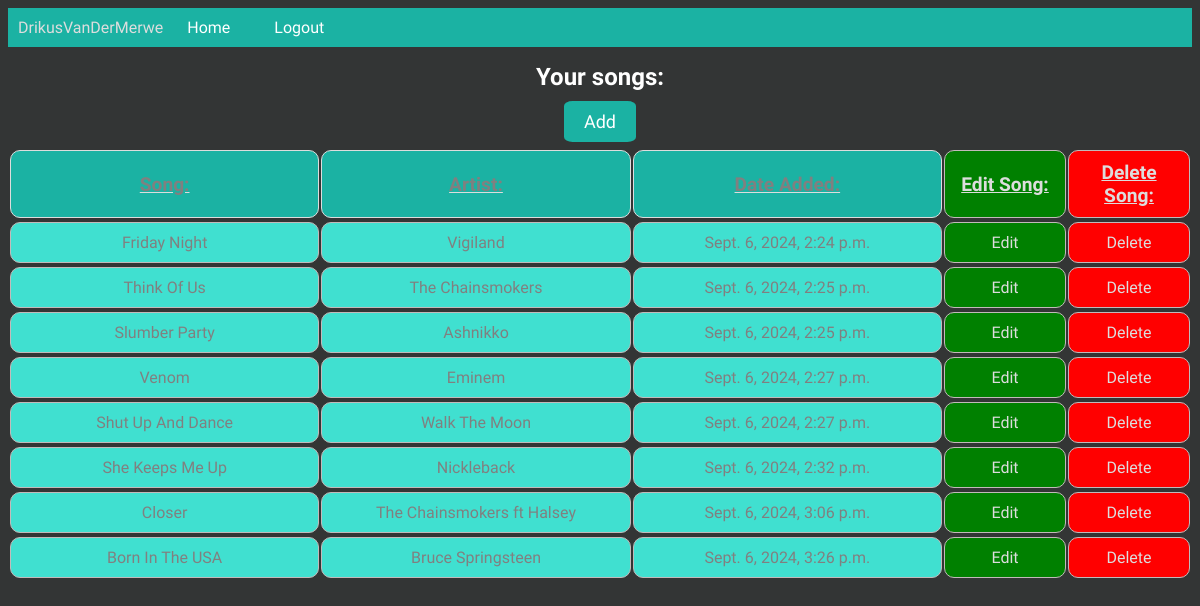
Page /songs/songs/ (signed in) on the committed database.
### songs/models.py (models this page shows, shortened)
class Song(models.Model):
    user = models.ForeignKey(User, on_delete=models.CASCADE)
    title = models.CharField(max_length=100)
    artist = models.CharField(max_length=100)
    date_added = models.DateTimeField(default=timezone.now, editable=False)

### songs/views.py (the view)
# urls.py: path('songs/', views.song_list, name='song_list'),
@login_required
def song_list(request):
    songs = Song.objects.filter(user=request.user)
    return render(request, 'songs/song_list.html', {'songs': songs})

### templates/songs/song_list.html (shortened to what this page needs)
{% extends 'base.html' %}
{% block content %}
    <h1 id='songListHeader'>Your songs:</h1>
    <a href="{% url 'song_add' %}" id="addNewSongBtn">Add</a>
    <br>
    <table id="songInfoHeaders">
        <tr>
            <td class="headersOfList">Song:</td>
            <td class="headersOfList">Artist:</td>
            <td class="headersOfList">Date Added:</td>
            <td id="mainEditCol">Edit Song:</td>
            <td id="mainDeleteCol">Delete Song:</td>
        </tr>
    </table>
    {% for song in songs %}
        <table id="songsAdded">
            <tr>
                <td class="infoSongs">{{ song.title }}</td>
                <td class="infoSongs">{{ song.artist }}</td>
                <td class="infoSongs">{{ song.date_added }}</td>
                <td class="editCol"><a href="{% url 'song_edit' song.id %}" id="editSong">Edit</a> </td>
                <td class="deleteCol"><a href="{% url 'song_delete' song.id %}" id="deleteSong">Delete</a></td>
            </tr>
        </table>
        {% endfor %}
{% endblock %}

### templates/base.html (shortened to what this page needs)
{% load static %}
<!DOCTYPE html>
<html lang="en">
<head>
    <link rel="stylesheet" href="{% static 'songs/styles.css' %}">
</head>
<body>
    <header>
        <nav>
            {% if user.is_authenticated %}
                {{user.username}}
                <a href="{% url 'song_list' %}" class="theNavBarLinks">Home</a>
                <a href="{% url 'logout' %}" class="theNavBarLinks">Logout</a>
            {% else %}
                <a href="{% url 'login' %}" class="theNavBarLinks">Login</a>
                <a href="{% url 'register' %}" class="theNavBarLinks">Register</a>
            {% endif %}
        </nav>
    </header>
    <main>
        {% block content %}
        {% endblock %}
    </main>
</body>
</html>

### static/songs/styles.css (style rules this page uses)
#songListHeader { font-size: 24px; color: white; }
#songInfoHeaders { text-align: center; text-decoration: underline; font-weight: bold; font-size: larger; }
#mainEditCol { width: 100px; background-color: green; color: #ddd; }
#mainDeleteCol { width: 100px; background-color: red; color: #ddd; }
#addNewSongBtn { font-size: 18px; color: white; background-color: rgb(27, 178, 163); border: none; padding: 10px 20px; border-radius: 12%; cursor: pointer; text-decoration: none; }
#editSong { text-decoration: none; color: #ddd; }
#deleteSong { text-decoration: none; color: #ddd; }
.editCol { width: 100px; background-color: green; }
.deleteCol { width: 100px; background-color: red; }
.headersOfList { padding: 10px; border: 1px solid #ddd; border-radius: 10px; text-align: center; background-color: rgb(27, 178, 163); }
.theNavBarLinks { color: white; text-decoration: none; padding: 20px; }
.infoSongs { color: gray; }
table { width: 100%; border-collapse: collapse; table-layout: fixed; min-width: 500px; border-radius: 50%; border-collapse: separate; }
td { padding: 10px; border: 1px solid #c2baba; border-radius: 10px; text-align: center; background-color: rgb(64, 224, 208); color: gray; }
h1 { text-align: center; margin-bottom: 20px; }
body { background-color: rgb(51, 53, 53); text-decoration: #ddd; font-family: 'Nerko One', cursive; color: #ddd; text-align: center; }
nav { background-color: rgb(27, 178, 163); padding: 10px; text-align: left; border-top-left-radius: round; text-decoration: none; }

### rows in the picture
Song: title "Friday Night", artist "Vigiland", date_added "Sept. 6, 2024, 2:24 p.m."
Song: title "Think Of Us", artist "The Chainsmokers", date_added "Sept. 6, 2024, 2:25 p.m."
Song: title "Slumber Party", artist "Ashnikko", date_added "Sept. 6, 2024, 2:25 p.m."
Song: title "Venom", artist "Eminem", date_added "Sept. 6, 2024, 2:27 p.m."
Song: title "Shut Up And Dance", artist "Walk The Moon", date_added "Sept. 6, 2024, 2:27 p.m."
Song: title "She Keeps Me Up", artist "Nickleback", date_added "Sept. 6, 2024, 2:32 p.m."
Song: title "Closer", artist "The Chainsmokers ft Halsey", date_added "Sept. 6, 2024, 3:06 p.m."
Song: title "Born In The USA", artist "Bruce Springsteen", date_added "Sept. 6, 2024, 3:26 p.m."

### other values in the picture
{{ user.username }} "DrikusVanDerMerwe"
